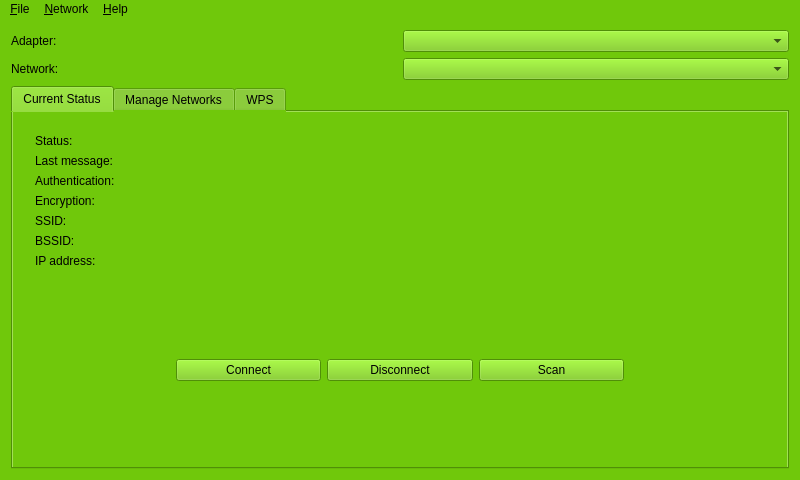
<?xml version="1.0" encoding="UTF-8"?>
<ui version="4.0">
 <class>WpaGui</class>
 <widget class="QMainWindow" name="WpaGui">
  <property name="geometry">
   <rect>
    <x>0</x>
    <y>0</y>
    <width>800</width>
    <height>480</height>
   </rect>
  </property>
  <property name="windowTitle">
   <string>wpa_gui</string>
  </property>
  <property name="windowIcon">
   <iconset resource="../src/icons.qrc">
    <normaloff>:/icons/wpa_gui.svg</normaloff>:/icons/wpa_gui.svg</iconset>
  </property>
  <property name="styleSheet">
   <string notr="true">background-color: rgb(112, 200, 11);</string>
  </property>
  <widget class="QWidget" name="widget">
   <layout class="QGridLayout">
    <item row="0" column="0">
     <widget class="QLabel" name="adapterLabel">
      <property name="text">
       <string>Adapter:</string>
      </property>
     </widget>
    </item>
    <item row="0" column="1">
     <widget class="QComboBox" name="adapterSelect"/>
    </item>
    <item row="1" column="0">
     <widget class="QLabel" name="networkLabel">
      <property name="text">
       <string>Network:</string>
      </property>
     </widget>
    </item>
    <item row="1" column="1">
     <widget class="QComboBox" name="networkSelect"/>
    </item>
    <item row="2" column="0" colspan="2">
     <widget class="QTabWidget" name="wpaguiTab">
      <property name="currentIndex">
       <number>0</number>
      </property>
      <widget class="QWidget" name="statusTab">
       <attribute name="title">
        <string>Current Status</string>
       </attribute>
       <layout class="QGridLayout">
        <item row="0" column="0" colspan="5">
         <widget class="QFrame" name="frame3">
          <property name="frameShape">
           <enum>QFrame::NoFrame</enum>
          </property>
          <property name="frameShadow">
           <enum>QFrame::Plain</enum>
          </property>
          <layout class="QGridLayout">
           <item row="0" column="0">
            <widget class="QLabel" name="statusLabel">
             <property name="text">
              <string>Status:</string>
             </property>
            </widget>
           </item>
           <item row="1" column="0">
            <widget class="QLabel" name="lastMessageLabel">
             <property name="text">
              <string>Last message:</string>
             </property>
            </widget>
           </item>
           <item row="2" column="0">
            <widget class="QLabel" name="authenticationLabel">
             <property name="text">
              <string>Authentication:</string>
             </property>
            </widget>
           </item>
           <item row="3" column="0">
            <widget class="QLabel" name="encryptionLabel">
             <property name="text">
              <string>Encryption:</string>
             </property>
            </widget>
           </item>
           <item row="4" column="0">
            <widget class="QLabel" name="ssidLabel">
             <property name="text">
              <string>SSID:</string>
             </property>
            </widget>
           </item>
           <item row="5" column="0">
            <widget class="QLabel" name="bssidLabel">
             <property name="text">
              <string>BSSID:</string>
             </property>
            </widget>
           </item>
           <item row="6" column="0">
            <widget class="QLabel" name="ipAddressLabel">
             <property name="text">
              <string>IP address:</string>
             </property>
            </widget>
           </item>
           <item row="0" column="1">
            <widget class="QLabel" name="textStatus">
             <property name="text">
              <string/>
             </property>
            </widget>
           </item>
           <item row="1" column="1" colspan="3">
            <widget class="QLabel" name="textLastMessage">
             <property name="text">
              <string/>
             </property>
            </widget>
           </item>
           <item row="2" column="1">
            <widget class="QLabel" name="textAuthentication">
             <property name="text">
              <string/>
             </property>
            </widget>
           </item>
           <item row="3" column="1">
            <widget class="QLabel" name="textEncryption">
             <property name="text">
              <string/>
             </property>
            </widget>
           </item>
           <item row="4" column="1">
            <widget class="QLabel" name="textSsid">
             <property name="text">
              <string/>
             </property>
            </widget>
           </item>
           <item row="5" column="1">
            <widget class="QLabel" name="textBssid">
             <property name="text">
              <string/>
             </property>
            </widget>
           </item>
           <item row="6" column="1">
            <widget class="QLabel" name="textIpAddress">
             <property name="text">
              <string/>
             </property>
            </widget>
           </item>
          </layout>
         </widget>
        </item>
        <item row="1" column="0">
         <spacer>
          <property name="orientation">
           <enum>Qt::Vertical</enum>
          </property>
          <property name="sizeHint" stdset="0">
           <size>
            <width>20</width>
            <height>40</height>
           </size>
          </property>
         </spacer>
        </item>
        <item row="1" column="1">
         <widget class="QPushButton" name="connectButton">
          <property name="text">
           <string>Connect</string>
          </property>
         </widget>
        </item>
        <item row="1" column="2">
         <widget class="QPushButton" name="disconnectButton">
          <property name="text">
           <string>Disconnect</string>
          </property>
         </widget>
        </item>
        <item row="1" column="3">
         <widget class="QPushButton" name="scanButton">
          <property name="text">
           <string>Scan</string>
          </property>
         </widget>
        </item>
        <item row="1" column="4">
         <spacer>
          <property name="orientation">
           <enum>Qt::Vertical</enum>
          </property>
          <property name="sizeHint" stdset="0">
           <size>
            <width>20</width>
            <height>40</height>
           </size>
          </property>
         </spacer>
        </item>
       </layout>
      </widget>
      <widget class="QWidget" name="networkconfigTab">
       <attribute name="title">
        <string>Manage Networks</string>
       </attribute>
       <layout class="QGridLayout">
        <item row="0" column="0" colspan="5">
         <widget class="QListWidget" name="networkList">
          <property name="selectionRectVisible">
           <bool>true</bool>
          </property>
         </widget>
        </item>
        <item row="1" column="0" rowspan="2">
         <spacer>
          <property name="orientation">
           <enum>Qt::Vertical</enum>
          </property>
          <property name="sizeHint" stdset="0">
           <size>
            <width>20</width>
            <height>61</height>
           </size>
          </property>
         </spacer>
        </item>
        <item row="1" column="1">
         <widget class="QRadioButton" name="enableRadioButton">
          <property name="text">
           <string>Enabled</string>
          </property>
         </widget>
        </item>
        <item row="1" column="2">
         <widget class="QPushButton" name="editNetworkButton">
          <property name="text">
           <string>Edit</string>
          </property>
         </widget>
        </item>
        <item row="1" column="3">
         <widget class="QPushButton" name="removeNetworkButton">
          <property name="text">
           <string>Remove</string>
          </property>
         </widget>
        </item>
        <item row="1" column="4" rowspan="2">
         <spacer>
          <property name="orientation">
           <enum>Qt::Vertical</enum>
          </property>
          <property name="sizeHint" stdset="0">
           <size>
            <width>20</width>
            <height>61</height>
           </size>
          </property>
         </spacer>
        </item>
        <item row="2" column="1">
         <widget class="QRadioButton" name="disableRadioButton">
          <property name="text">
           <string>Disabled</string>
          </property>
         </widget>
        </item>
        <item row="2" column="2">
         <widget class="QPushButton" name="addNetworkButton">
          <property name="text">
           <string>Add</string>
          </property>
         </widget>
        </item>
        <item row="2" column="3">
         <widget class="QPushButton" name="scanNetworkButton">
          <property name="text">
           <string>Scan</string>
          </property>
         </widget>
        </item>
       </layout>
      </widget>
      <widget class="QWidget" name="wpsTab">
       <attribute name="title">
        <string>WPS</string>
       </attribute>
       <layout class="QGridLayout" name="wpsGridLayout">
        <item row="0" column="0">
         <widget class="QLabel" name="label_2">
          <property name="text">
           <string>Status:</string>
          </property>
         </widget>
        </item>
        <item row="0" column="1" colspan="3">
         <widget class="QLabel" name="wpsStatusText">
          <property name="text">
           <string/>
          </property>
         </widget>
        </item>
        <item row="1" column="0" colspan="2">
         <widget class="QPushButton" name="wpsPbcButton">
          <property name="text">
           <string>PBC - push button</string>
          </property>
         </widget>
        </item>
        <item row="2" column="0" colspan="2">
         <widget class="QPushButton" name="wpsPinButton">
          <property name="text">
           <string>Generate PIN</string>
          </property>
         </widget>
        </item>
        <item row="2" column="2">
         <widget class="QLabel" name="label">
          <property name="text">
           <string>PIN:</string>
          </property>
         </widget>
        </item>
        <item row="2" column="3">
         <widget class="QLineEdit" name="wpsPinEdit">
          <property name="enabled">
           <bool>false</bool>
          </property>
          <property name="readOnly">
           <bool>true</bool>
          </property>
         </widget>
        </item>
        <item row="3" column="0" colspan="2">
         <widget class="QPushButton" name="wpsApPinButton">
          <property name="enabled">
           <bool>false</bool>
          </property>
          <property name="text">
           <string>Use AP PIN</string>
          </property>
         </widget>
        </item>
        <item row="3" column="2">
         <widget class="QLabel" name="label_3">
          <property name="text">
           <string>AP PIN:</string>
          </property>
         </widget>
        </item>
        <item row="3" column="3">
         <widget class="QLineEdit" name="wpsApPinEdit">
          <property name="enabled">
           <bool>false</bool>
          </property>
         </widget>
        </item>
        <item row="4" column="0" colspan="4">
         <widget class="QTextEdit" name="wpsInstructions">
          <property name="readOnly">
           <bool>true</bool>
          </property>
         </widget>
        </item>
       </layout>
      </widget>
     </widget>
    </item>
   </layout>
  </widget>
  <widget class="QMenuBar" name="MenuBar">
   <property name="geometry">
    <rect>
     <x>0</x>
     <y>0</y>
     <width>800</width>
     <height>23</height>
    </rect>
   </property>
   <widget class="QMenu" name="fileMenu">
    <property name="title">
     <string>&amp;File</string>
    </property>
    <addaction name="fileSaveConfigAction"/>
    <addaction name="actionWPS"/>
    <addaction name="separator"/>
    <addaction name="actionExit"/>
   </widget>
   <widget class="QMenu" name="networkMenu">
    <property name="title">
     <string>&amp;Network</string>
    </property>
    <addaction name="networkAddAction"/>
    <addaction name="networkEditAction"/>
    <addaction name="networkRemoveAction"/>
    <addaction name="separator"/>
    <addaction name="networkEnableAllAction"/>
    <addaction name="networkDisableAllAction"/>
    <addaction name="networkRemoveAllAction"/>
   </widget>
   <widget class="QMenu" name="helpMenu">
    <property name="title">
     <string>&amp;Help</string>
    </property>
    <addaction name="helpContentsAction"/>
    <addaction name="helpIndexAction"/>
    <addaction name="separator"/>
    <addaction name="helpAboutAction"/>
   </widget>
   <addaction name="fileMenu"/>
   <addaction name="networkMenu"/>
   <addaction name="helpMenu"/>
  </widget>
  <action name="fileEventHistoryAction">
   <property name="text">
    <string>Event &amp;History</string>
   </property>
  </action>
  <action name="fileSaveConfigAction">
   <property name="text">
    <string>&amp;Save Configuration</string>
   </property>
   <property name="shortcut">
    <string>Ctrl+S</string>
   </property>
  </action>
  <action name="networkAddAction">
   <property name="text">
    <string>&amp;Add</string>
   </property>
  </action>
  <action name="networkEditAction">
   <property name="text">
    <string>&amp;Edit</string>
   </property>
  </action>
  <action name="networkRemoveAction">
   <property name="text">
    <string>&amp;Remove</string>
   </property>
  </action>
  <action name="networkEnableAllAction">
   <property name="text">
    <string>E&amp;nable All</string>
   </property>
  </action>
  <action name="networkDisableAllAction">
   <property name="text">
    <string>&amp;Disable All</string>
   </property>
  </action>
  <action name="networkRemoveAllAction">
   <property name="text">
    <string>Re&amp;move All</string>
   </property>
  </action>
  <action name="helpContentsAction">
   <property name="enabled">
    <bool>false</bool>
   </property>
   <property name="text">
    <string>&amp;Contents...</string>
   </property>
  </action>
  <action name="helpIndexAction">
   <property name="enabled">
    <bool>false</bool>
   </property>
   <property name="text">
    <string>&amp;Index...</string>
   </property>
  </action>
  <action name="helpAboutAction">
   <property name="text">
    <string>&amp;About</string>
   </property>
  </action>
  <action name="actionWPS">
   <property name="enabled">
    <bool>false</bool>
   </property>
   <property name="text">
    <string>&amp;Wi-Fi Protected Setup</string>
   </property>
  </action>
  <action name="actionPeers">
   <property name="text">
    <string>&amp;Peers</string>
   </property>
  </action>
  <action name="actionExit">
   <property name="text">
    <string>exit</string>
   </property>
  </action>
 </widget>
 <layoutdefault spacing="6" margin="11"/>
 <includes>
  <include location="global">qtimer.h</include>
  <include location="global">qsocketnotifier.h</include>
  <include location="local">wpamsg.h</include>
  <include location="local">eventhistory.h</include>
  <include location="local">scanresults.h</include>
  <include location="local">peers.h</include>
 </includes>
 <resources>
  <include location="../src/icons.qrc"/>
 </resources>
 <connections/>
</ui>
